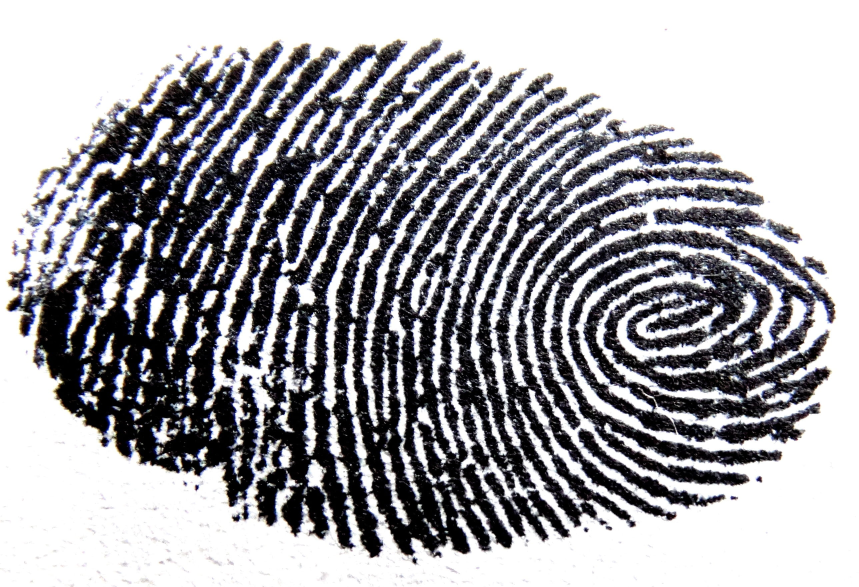
#> input picture frontend/src/assets/fingerprint1.jpg, 2575 x 1761 px (shown at 1/3 size); its folder holds only this picture in this run
$ python -i fingerprint_embedder.py   (imports and definitions only)   (older library calls are emulated)
#> lines starting #> are read from the running program, lines starting #| are printed output that depends on the picture; after the words box and inside, x2 and y2 are one past the last pixel; in counts of white or black regions, pixels touching at a corner belong together
import cv2
import numpy as np
import math
from skimage.feature import hog, local_binary_pattern
from skimage.morphology import skeletonize
from scipy.signal import convolve2d

"""
this fingerprint system implements multiple classical fingerprint embedding strategies

the goal is to convert a fingerprint image into a fixed-size numerical vector that
can later be used for:

    * similarity search
    * biometric matching
    * indexing
    * retrieval
    * vector database search (pgvector)

the architecture is modular so different embedding strategies can be tested independently
the system currently implements three embedding strategies
"""

class FingerprintEmbedder:

    def __init__(self, embedding_size: int = 128):
        self.embedding_size = embedding_size

    # [67 lines left out: functions extract_embedding, default_embedder, not called in this run]


    def preprocess(
        self,
        image: np.ndarray
    ):
        """
        Complete fingerprint preprocessing pipeline.

        Pipeline:
        ---------
        1. grayscale conversion
        2. normalization
        3. segmentation
        4. contrast enhancement (CLAHE)
        5. sharpening
        6. gabor ridge enhancement
        7. binarization
        8. ridge thinning / skeletonization

        Returns:
        --------
        Preprocessed fingerprint image ready for:
            - minutiae extraction
            - ridge analysis
            - embedding generation
        """

        # ensure image exists
        if image is None:
            raise ValueError("Invalid fingerprint image")


        # 1. GRAYSCALE CONVERSION
        # fingerprint processing works on intensity values
        # color information is unnecessary
        #
        # convert:
        #     BGR/RGB -> grayscale
        #
        # result:
        #     single channel image
        #
        # why:
        #     simpler processing
        #     faster computation
        #     better texture analysis

        if len(image.shape) == 3:

            image = cv2.cvtColor(
                image,
                cv2.COLOR_BGR2GRAY
            )


        # 2. NORMALIZATION
        # normalize pixel intensity range
        #
        # different scanners/images may have:
        #     - different brightness
        #     - different contrast
        #     - different finger pressure
        #
        # this standardizes the image to:
        #     range 0 -> 255
        #
        # benefits:
        #     more stable feature extraction
        #     better matching consistency

        image = cv2.normalize(
            image,
            None,
            0,
            255,
            cv2.NORM_MINMAX
        )

        image = image.astype(np.uint8)

        # 3. SEGMENTATION
        # remove unnecessary background regions
        #
        # fingerprint images often contain:
        #     - scanner borders
        #     - empty background
        #     - sensor noise
        #
        # we only want:
        #     actual fingerprint area
        #
        # OTSU thresholding automatically finds
        # an optimal separation threshold

        _, mask = cv2.threshold(
            image,
            0,
            255,
            cv2.THRESH_BINARY + cv2.THRESH_OTSU
        )

        # apply mask to keep only fingerprint region
        image = cv2.bitwise_and(
            image,
            image,
            mask=mask
        )


        # 4. CONTRAST ENHANCEMENT (CLAHE)
        # contrast Limited Adaptive Histogram Equalization
        #
        # enhances local ridge contrast
        #
        # helps with:
        #     - faded fingerprints
        #     - dry skin
        #     - low contrast ridges
        #
        # better than standard histogram equalization
        # because enhancement is local instead of global

        clahe = cv2.createCLAHE(
            clipLimit=2.0,
            tileGridSize=(8, 8)
        )

        image = clahe.apply(image)

        # 5. SHARPENING
        # sharpen ridge edges
        #
        # purpose:
        #     make ridge boundaries clearer
        #
        # benefits:
        #     - improved ridge continuity
        #     - better orientation estimation
        #     - improved minutiae extraction

        sharpening_kernel = np.array([
            [0, -1, 0],
            [-1, 5, -1],
            [0, -1, 0]
        ])

        image = cv2.filter2D(
            image,
            -1,
            sharpening_kernel
        )


        # 6. GABOR FILTERING
        # gabor filtering is one of the most important
        # fingerprint enhancement techniques
        #
        # fingerprint ridges behave like:
        #     oriented wave patterns
        #
        # gabor filters enhance:
        #     - ridge flow
        #     - ridge continuity
        #
        # while suppressing:
        #     - noise
        #     - broken ridges
        #
        # multiple orientations are used because
        # fingerprint ridges flow in many directions

        image = self.apply_gabor(image)

        # 7. BINARIZATION
        # convert image into binary format
        #
        # result:
        #     ridges -> white
        #     background -> black
        #
        # required for:
        #     - thinning
        #     - minutiae extraction

        _, image = cv2.threshold(
            image,
            0,
            255,
            cv2.THRESH_BINARY + cv2.THRESH_OTSU
        )


        # 8. INVERSION
        # skeletonization expects:
        #
        #     foreground = white
        #     background = black
        #
        # invert image if necessary.

        image = 255 - image


        # 9. THINNING / SKELETONIZATION
        # convert thick ridge structures into:
        #
        #     1-pixel wide skeletons
        #
        # This is essential for:
        #     - minutiae detection
        #     - ridge ending detection
        #     - bifurcation extraction
        #
        # without thinning:
        #     false minutiae become common

        # convert:
        #     0/255 -> 0/1
        image = image // 255

        # Skeletonize ridge structure
        image = skeletonize(image)

        # Convert back:
        #     0/1 -> 0/255
        image = (image * 255).astype(np.uint8)

        return image


    def apply_gabor(
        self,
        image: np.ndarray
    ):

        accum = np.zeros_like(image, dtype=np.float32)

        for theta in np.arange(0, np.pi, np.pi / 8):

            kernel = cv2.getGaborKernel(
                (21, 21),
                sigma=5,
                theta=theta,
                lambd=10,
                gamma=0.5,
                psi=0,
                ktype=cv2.CV_32F
            )

            filtered = cv2.filter2D(
                image,
                cv2.CV_32F,
                kernel
            )

            accum = np.maximum(accum, filtered)

        accum = cv2.normalize(
            accum,
            None,
            0,
            255,
            cv2.NORM_MINMAX
        )

        return accum.astype(np.uint8)

    def normalize_vector(
        self,
        vector
    ):

        vector = np.array(vector, dtype=np.float32)

        if len(vector) > self.embedding_size:
            vector = vector[:self.embedding_size]

        elif len(vector) < self.embedding_size:

            padding = np.zeros(
                self.embedding_size - len(vector),
                dtype=np.float32
            )

            vector = np.concatenate([vector, padding])

        norm = np.linalg.norm(vector)

        if norm > 0:
            vector = vector / norm

        return vector.tolist()


    # [196 lines left out: functions correlation_embedder, minutiae_embedder, not called in this run]


    def ridge_embedder(
        self,
        image: np.ndarray
    ):

        """
        RIDGE / ORIENTATION BASED EMBEDDER

        ## idea
        analyze global fingerprint ridge structure

        the implementation extracts:
            * ridge orientation histograms
            * local binary pattern texture
            * ridge density

        ## orientation analysis
        using sobel gradients and determining ridge flow orientation captures:
            * ridge direction
            * flow structure
            * global fingerprint layout

        ## LBP texture
        Local Binary Pattern (LBP) captures:
            * local ridge texture
            * micro ridge structures
            * neighborhood patterns

        ## ridge density
        measures:
            * amount of ridge coverage
            * fingerprint occupancy

        ## output vector
        produces a dense vector:

        [
            orientation_histogram,
            lbp_histogram,
            ridge_density
        ]

        ## advantages
            * captures global ridge flow
            * suitable for similarity search
            * more rotation robust than raw texture
            * vector database friendly

        ## limitations
            * still weaker than learned CNN embeddings
            * less precise than advanced minutiae systems

        ## suitability For pgvector
        this method works reasonably well with pgvector because:
            * vectors are dense
            * dimensions are fixed
            * cosine similarity is stable

        """

        image = self.preprocess(image)

        image = image.astype(np.float32)

        # gradients
        gx = cv2.Sobel(image, cv2.CV_32F, 1, 0)
        gy = cv2.Sobel(image, cv2.CV_32F, 0, 1)

        # orientation map
        orientation = np.arctan2(gy, gx)

        orientation_hist, _ = np.histogram(
            orientation,
            bins=32,
            range=(-np.pi, np.pi)
        )

        # local binary pattern texture
        lbp = local_binary_pattern(
            image.astype(np.uint8),
            P=8,
            R=1,
            method="uniform"
        )

        lbp_hist, _ = np.histogram(
            lbp.ravel(),
            bins=32,
            range=(0, 32)
        )

        # ridge density
        density = np.mean(image > 0)

        features = np.concatenate([
            orientation_hist,
            lbp_hist,
            [density]
        ])

        return self.normalize_vector(features)

>>> import cv2
>>> picture = cv2.imread('../../../frontend/src/assets/fingerprint1.jpg')
#> picture is the input picture: shape (1761, 2575, 3); mean B, G, R 164.2, 159.9, 160.3
>>> result = FingerprintEmbedder().ridge_embedder(picture)
#> in preprocess, `_, mask = cv2.threshold( image, 0, 255, cv2.THRESH_BINARY + cv2.THRESH..`:
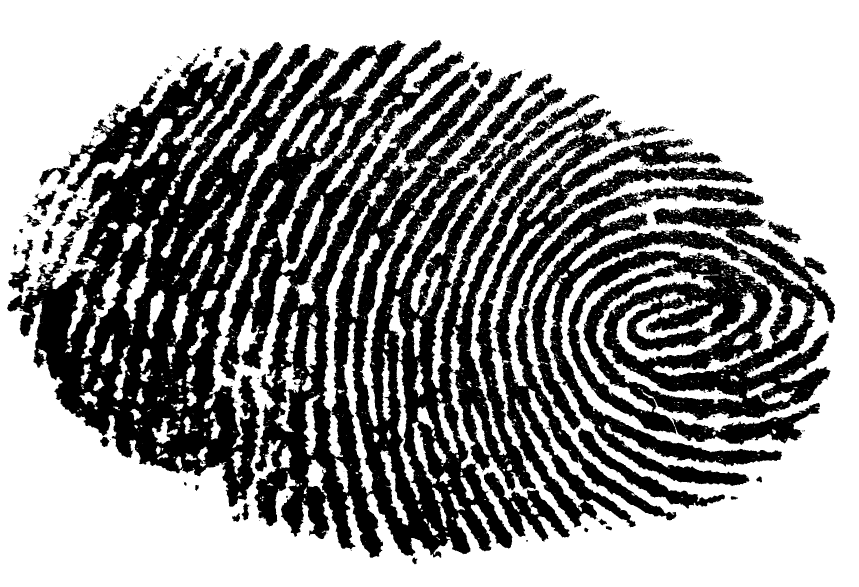
#> mask: shape (1761, 2575) (shown at 1/3 size); 59.6% white; 453 black regions (397 under 20 px), largest, box (x1, y1, x2, y2) and area: (21, 120, 2506, 1673) 1748295, (2017, 1208, 2460, 1335) 19749, (1452, 1416, 1710, 1625) 17454
#> the loop in apply_gabor, `for theta in np.arange(0, np.pi, np.pi / 8): ` made 8 passes
#> pass 1, in apply_gabor, `accum = np.maximum(accum, filtered)`:
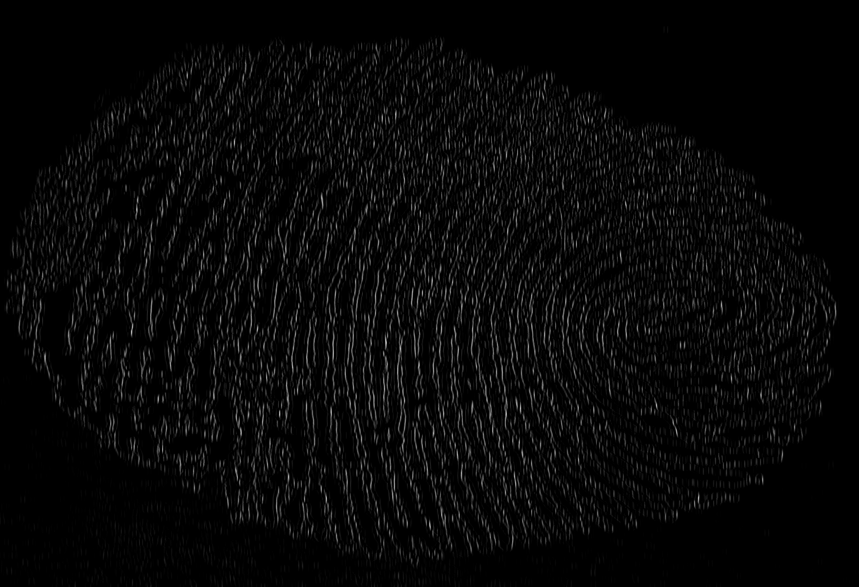
#> accum: shape (1761, 2575) float32 (shown at 1/3 size); min 0, max 8568.5, mean 278.2; drawn with min black and max white
#> after the loop in apply_gabor, `for theta in np.arange(0, np.pi, np.pi / 8):`:
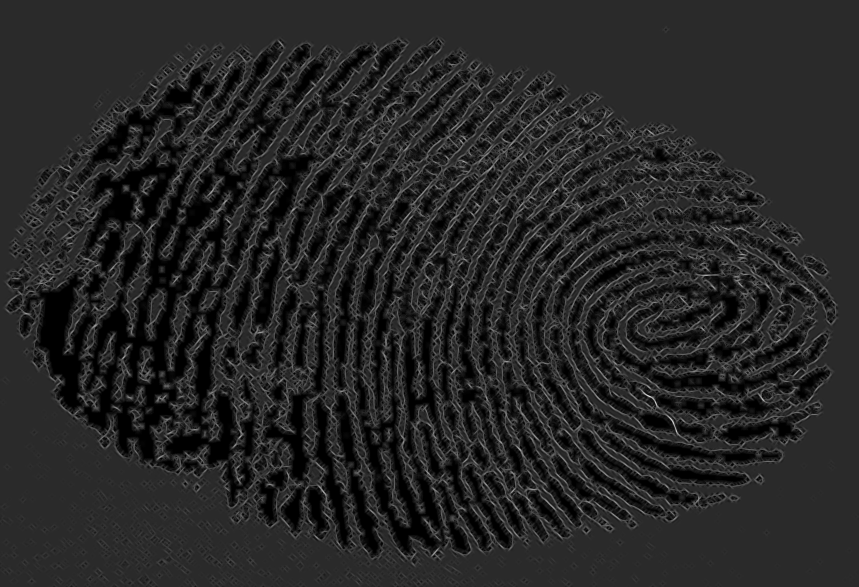
#> accum: shape (1761, 2575) float32 (shown at 1/3 size); min 0, max 12664.3, mean 1927.8; drawn with min black and max white
#> in preprocess, `_, image = cv2.threshold( image, 0, 255, cv2.THRESH_BINARY + cv2.THRES..`:
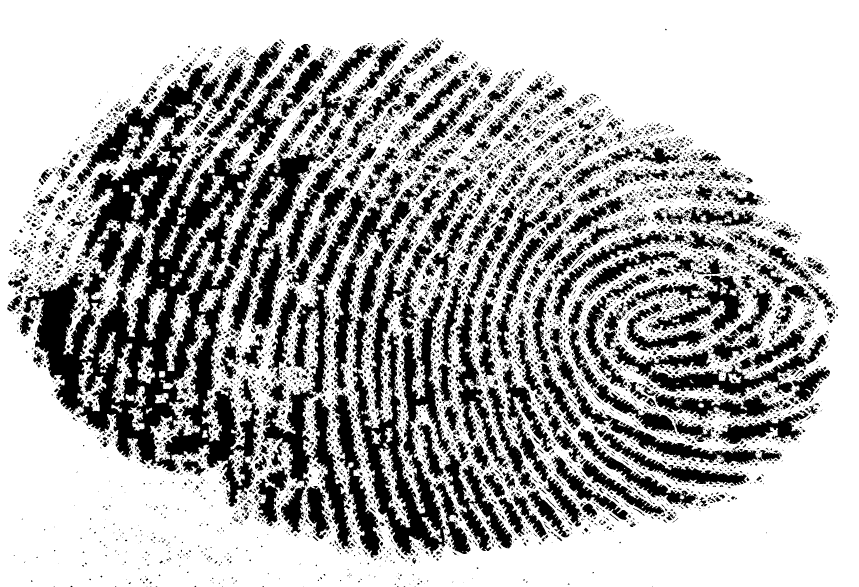
#> image: shape (1761, 2575) (shown at 1/3 size); 68.6% white; 8115 black regions (5000 under 20 px), largest, box (x1, y1, x2, y2) and area: (70, 417, 781, 1520) 253478, (232, 192, 659, 834) 75811, (1057, 876, 1352, 1667) 75624
#> in preprocess, `image = skeletonize(image)`:
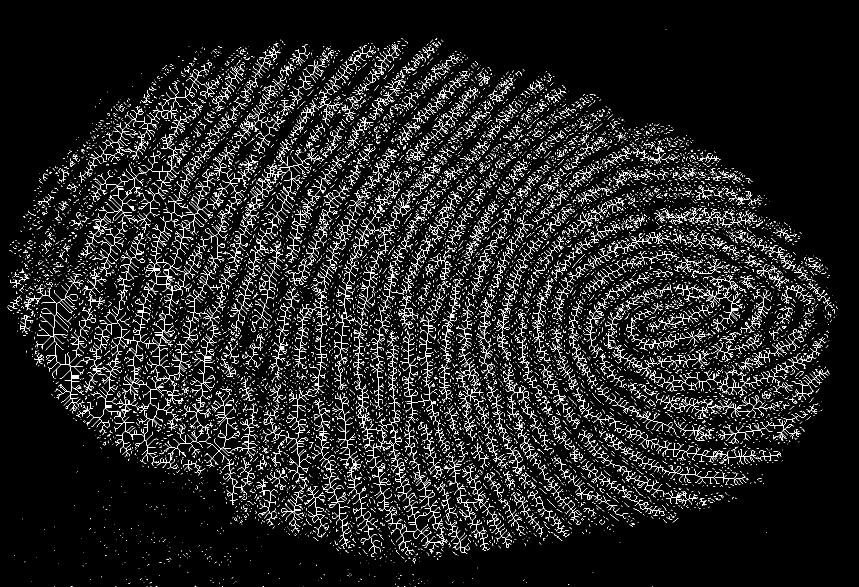
#> image: shape (1761, 2575) bool (shown at 1/3 size); 4.9% white in thin lines or dots
#> in preprocess, `image = (image * 255).astype(np.uint8)`: image: shape (1761, 2575); 4.9% white in thin lines or dots
#> in ridge_embedder, `image = image.astype(np.float32)`: image: shape (1761, 2575) float32; 4.9% white in thin lines or dots
#> in ridge_embedder, `orientation = np.arctan2(gy, gx)`:
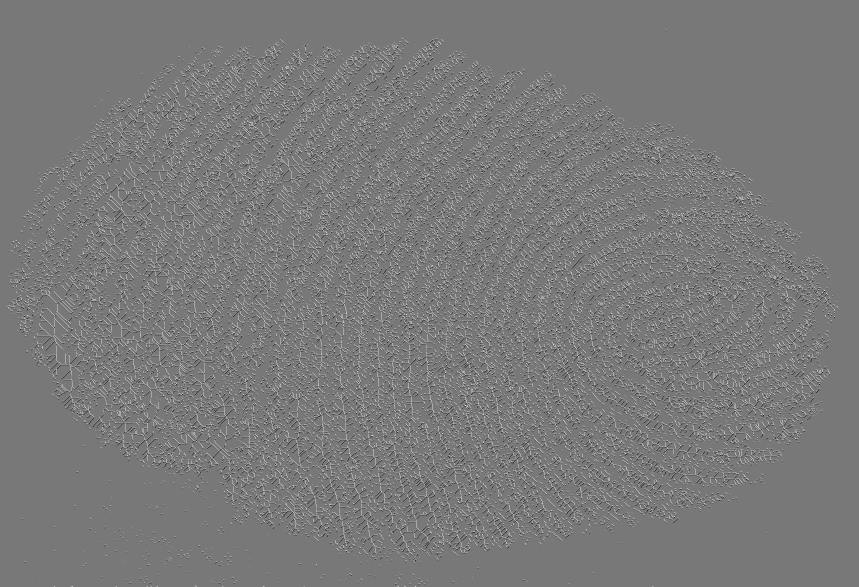
#> orientation: shape (1761, 2575) float32 (shown at 1/3 size); min -2.82, max 3.14, mean 0.0455; drawn with min black and max white
#> in ridge_embedder, `orientation_hist, _ = np.histogram( orientation, bins=32, range=(-np.p..`: orientation_hist = 32 values, max 3837648 at index 16, min 0 at index 0, mean 141705.5
#> in ridge_embedder, `lbp = local_binary_pattern( image.astype(np.uint8), P=8, R=1, method="..`:
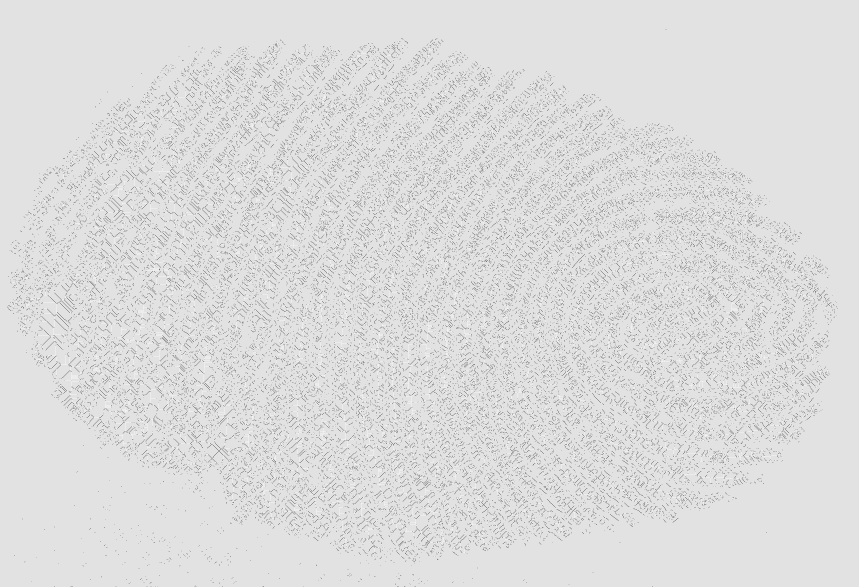
#> lbp: shape (1761, 2575) float64 (shown at 1/3 size); min 0, max 9, mean 7.81; drawn with min black and max white
#> in ridge_embedder, `lbp_hist, _ = np.histogram( lbp.ravel(), bins=32, range=(0, 32) )`: lbp_hist = 32 values, max 4313719 at index 8, min 0 at index 2, mean 141705.5
#> in ridge_embedder, `density = np.mean(image > 0)`: density = 0.0487
#> in ridge_embedder, `features = np.concatenate([ orientation_hist, lbp_hist, [density] ])`: features = 65 values, max 4313719 at index 40, min 0 at index 0, mean 139525.4
#> in normalize_vector, `vector = np.array(vector, dtype=np.float32)`: vector has the same summary as features in ridge_embedder
#> in normalize_vector, `padding = np.zeros( self.embedding_size - len(vector), dtype=np.float3..`: padding = 63 values from 0 to 0
#> in normalize_vector, `vector = np.concatenate([vector, padding])`: vector = 128 values, max 4313719 at index 40, min 0 at index 0, mean 70852.7
#> in normalize_vector, `norm = np.linalg.norm(vector)`: norm = 5779312.5
#> in normalize_vector, `vector = vector / norm`: vector = 128 values, max 0.746 at index 40, min 0 at index 0, mean 0.0123
#> result has the same summary as vector in normalize_vector
